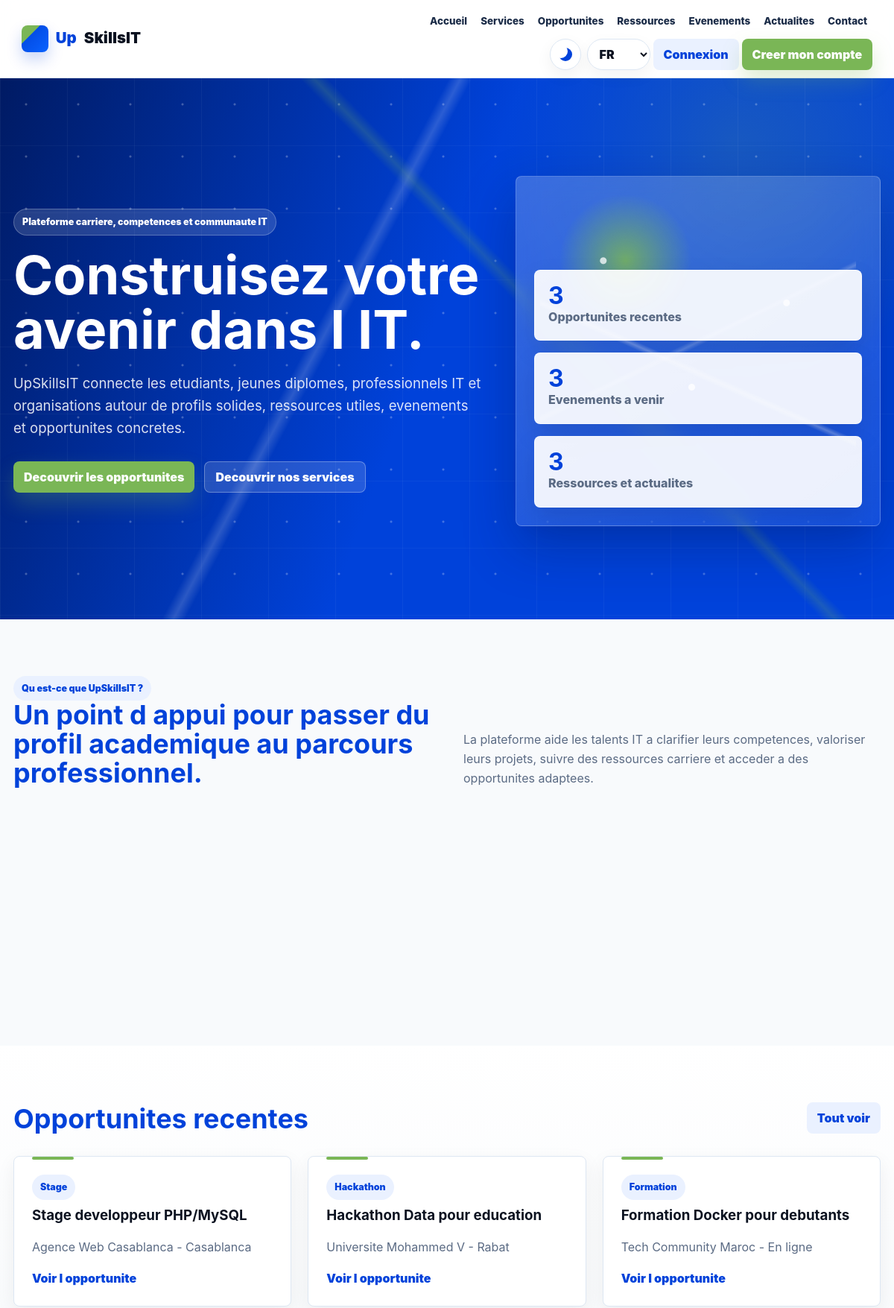
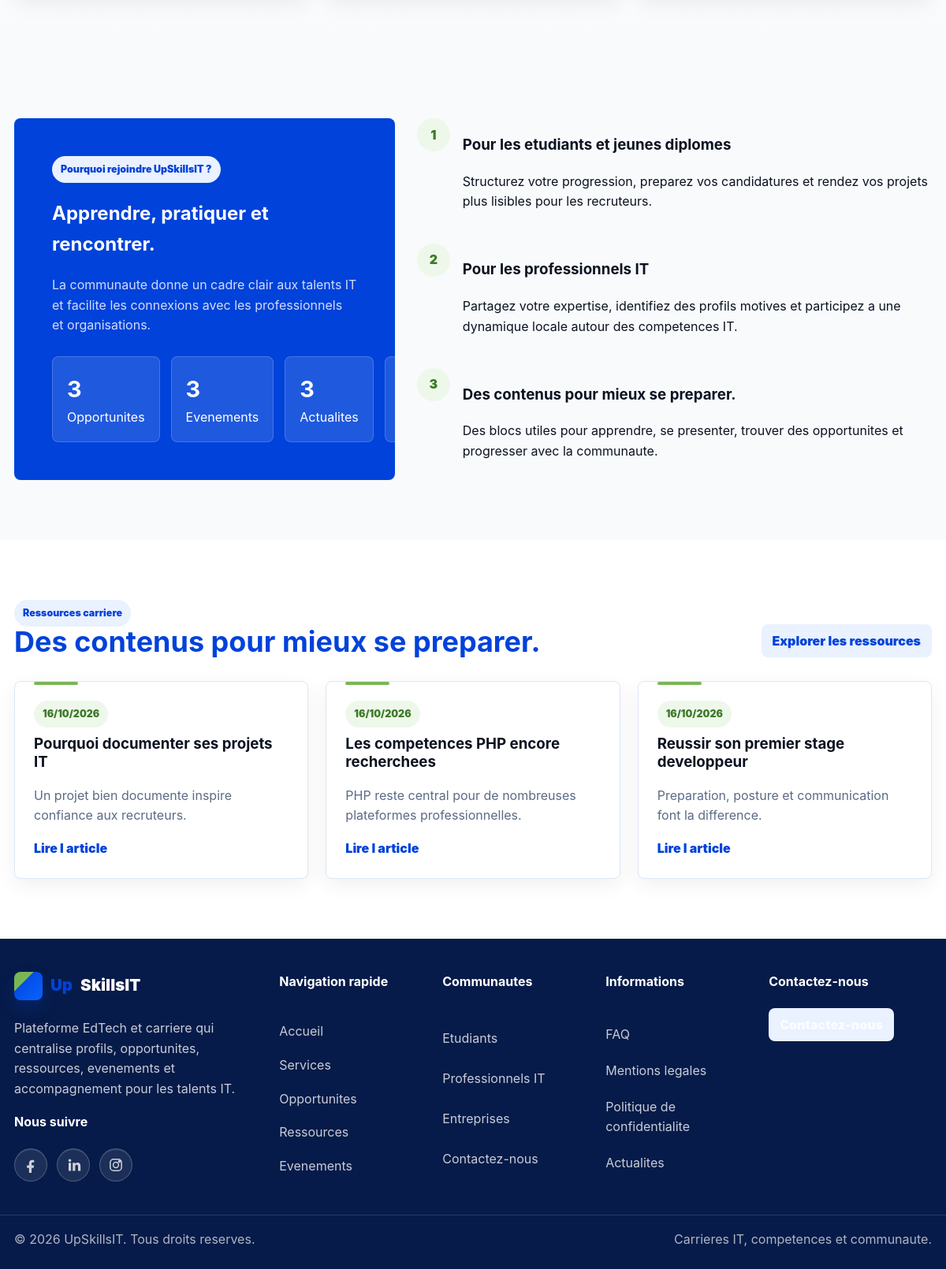
The page / on the database its author committed (2 pictures, top to bottom).
### tables this page shows
CREATE TABLE IF NOT EXISTS opportunities (
  id BIGINT UNSIGNED AUTO_INCREMENT PRIMARY KEY,
  title VARCHAR(190) NOT NULL,
  type VARCHAR(80) NOT NULL,
  organism VARCHAR(190) NOT NULL,
  description TEXT NOT NULL,
  target_profile TEXT,
  skills TEXT,
  location VARCHAR(150),
  deadline DATE,
  application_method TEXT,
  application_link VARCHAR(255),
  company_user_id BIGINT UNSIGNED NULL,
  status ENUM('draft','published','closed') NOT NULL DEFAULT 'draft',
  published_at DATETIME NULL,
  created_at TIMESTAMP DEFAULT CURRENT_TIMESTAMP,
  updated_at TIMESTAMP DEFAULT CURRENT_TIMESTAMP ON UPDATE CURRENT_TIMESTAMP,
  INDEX idx_opportunities_status_deadline (status,deadline),
  INDEX idx_opportunities_type_location (type,location),
  INDEX idx_opportunities_company (company_user_id),
  FOREIGN KEY(company_user_id) REFERENCES users(id) ON DELETE SET NULL
);

CREATE TABLE IF NOT EXISTS articles (
  id BIGINT UNSIGNED AUTO_INCREMENT PRIMARY KEY,
  title VARCHAR(190) NOT NULL,
  slug VARCHAR(190) NOT NULL UNIQUE,
  excerpt TEXT,
  content LONGTEXT,
  status ENUM('draft','published') NOT NULL DEFAULT 'draft',
  published_at DATETIME NULL,
  created_at TIMESTAMP DEFAULT CURRENT_TIMESTAMP
);

### app/Views/public/home.php (the view, shortened to what the rows shown need)
<section class="hero">
    <div class="hero-copy">
        <span class="eyebrow"><?= e(t('home.eyebrow')) ?></span>
        <h1><?= e(t('home.title')) ?></h1>
        <p><?= e(t('home.intro')) ?></p>
        <div class="actions">
            <a class="btn btn-primary" href="<?= url('/opportunites') ?>"><?= e(t('home.discover_opportunities')) ?></a>
            <a class="btn btn-ghost" href="<?= url('/services') ?>"><?= e(t('home.discover_services')) ?></a>
        </div>
    </div>
    <div class="hero-visual" aria-hidden="true">
        <div class="hero-stat"><strong><?= count($opportunities) ?></strong><span><?= e(t('home.recent_opportunities')) ?></span></div>
        <div class="hero-stat"><strong><?= count($events) ?></strong><span><?= e(t('home.upcoming_events')) ?></span></div>
        <div class="hero-stat"><strong><?= count($articles) ?></strong><span><?= e(t('home.resources_news')) ?></span></div>
    </div>
</section>
<section class="section">
    <div class="section-head">
        <div>
            <span class="eyebrow"><?= e(t('home.what')) ?></span>
            <h2><?= e(t('home.what_title')) ?></h2>
        </div>
        <p><?= e(t('home.what_text')) ?></p>
    </div>
    <div class="grid-3">
    </div>
</section>
<section class="section tint">
    <div class="section-head">
        <h2><?= e(t('home.recent_opportunities')) ?></h2>
        <a class="btn btn-light" href="<?= url('/opportunites') ?>"><?= e(t('home.all')) ?></a>
    </div>
    <div class="grid-3">
        <?php foreach ($opportunities as $item): ?>
            <article class="card">
                <span class="badge"><?= e($item['type']) ?></span>
                <h3><?= e($item['title']) ?></h3>
                <p><?= e($item['organism'] ?? '') ?> - <?= e($item['location'] ?? '') ?></p>
                <a href="<?= url('/opportunite/' . (int) $item['id']) ?>"><?= e(t('ui.view_opportunity')) ?></a>
            </article>
        <?php endforeach; ?>
    </div>
</section>
<section class="section">
    <div class="feature-row">
        <article class="split-panel">
            <span class="eyebrow"><?= e(t('home.join_title')) ?></span>
            <h2><?= e(t('home.learn_meet')) ?></h2>
            <p><?= e(t('home.join_text')) ?></p>
            <div class="metric-strip">
                <div class="metric"><strong><?= count($opportunities) ?></strong><span><?= e(t('nav.opportunities')) ?></span></div>
                <div class="metric"><strong><?= count($events) ?></strong><span><?= e(t('nav.events')) ?></span></div>
                <div class="metric"><strong><?= count($articles) ?></strong><span><?= e(t('nav.news')) ?></span></div>
                <div class="metric"><strong>IT</strong><span><?= e(t('footer.communities')) ?></span></div>
            </div>
        </article>
        <div class="timeline">
            <article class="timeline-item"><span>1</span><div><h3><?= e(t('home.students_title')) ?></h3><p><?= e(t('home.students_text')) ?></p></div></article>
            <article class="timeline-item"><span>2</span><div><h3><?= e(t('home.professionals_title')) ?></h3><p><?= e(t('home.professionals_text')) ?></p></div></article>
            <article class="timeline-item"><span>3</span><div><h3><?= e(t('home.prepare_title')) ?></h3><p><?= e(t('home.services_text')) ?></p></div></article>
        </div>
    </div>
</section>
<section class="section alt">
    <div class="section-head">
        <div>
            <span class="eyebrow"><?= e(t('home.career_resources')) ?></span>
            <h2><?= e(t('home.prepare_title')) ?></h2>
        </div>
        <a class="btn btn-light" href="<?= url('/ressources') ?>"><?= e(t('home.explore_resources')) ?></a>
    </div>
    <div class="grid-3">
        <?php foreach (array_slice($articles, 0, 3) as $article): ?>
            <article class="card">
                <span class="badge green"><?= e(date('d/m/Y', strtotime($article['published_at'] ?? $article['created_at'] ?? 'now'))) ?></span>
                <h3><?= e($article['title']) ?></h3>
                <p><?= e($article['excerpt'] ?? '') ?></p>
                <a href="<?= url('/actualite/' . (int) $article['id']) ?>"><?= e(t('ui.read_article')) ?></a>
            </article>
        <?php endforeach; ?>
    </div>
</section>

### app/Core/Router.php (shortened to what the rows shown need)
<?php
final class Router
{
    private array $routes = [];
    private function add(string $method, string $path, array $handler): void
    {
        $pattern = preg_replace('#\{([a-zA-Z_][a-zA-Z0-9_]*)\}#', '(?P<$1>[^/]+)', rtrim($path, '/') ?: '/');
        $this->routes[] = compact('method', 'path', 'handler') + ['pattern' => '#^' . $pattern . '$#'];
    }
    public function dispatch(string $method, string $uri): void
    {
        $path = parse_url($uri, PHP_URL_PATH) ?: '/';
        $path = rtrim($path, '/') ?: '/';
        foreach ($this->routes as $route) {
            if ($route['method'] === $method && preg_match($route['pattern'], $path, $matches)) {
                [$class, $action] = $route['handler'];
                $params = array_filter($matches, 'is_string', ARRAY_FILTER_USE_KEY);
                (new $class())->$action(...array_values($params));
                return;
            }
        }
    }
}

### rows shown on the page
opportunities: type "Stage", title "Stage developpeur PHP/MySQL", organism "Agence Web Casablanca", location "Casablanca"
opportunities: type "Hackathon", title "Hackathon Data pour education", organism "Universite Mohammed V", location "Rabat"
opportunities: type "Formation", title "Formation Docker pour debutants", organism "Tech Community Maroc", location "En ligne"
articles: published_at "16/10/2026", title "Pourquoi documenter ses projets IT", excerpt "Un projet bien documente inspire confiance aux recruteurs."
articles: published_at "16/10/2026", title "Les competences PHP encore recherchees", excerpt "PHP reste central pour de nombreuses plateformes professionnelles."
articles: published_at "16/10/2026", title "Reussir son premier stage developpeur", excerpt "Preparation, posture et communication font la difference."
